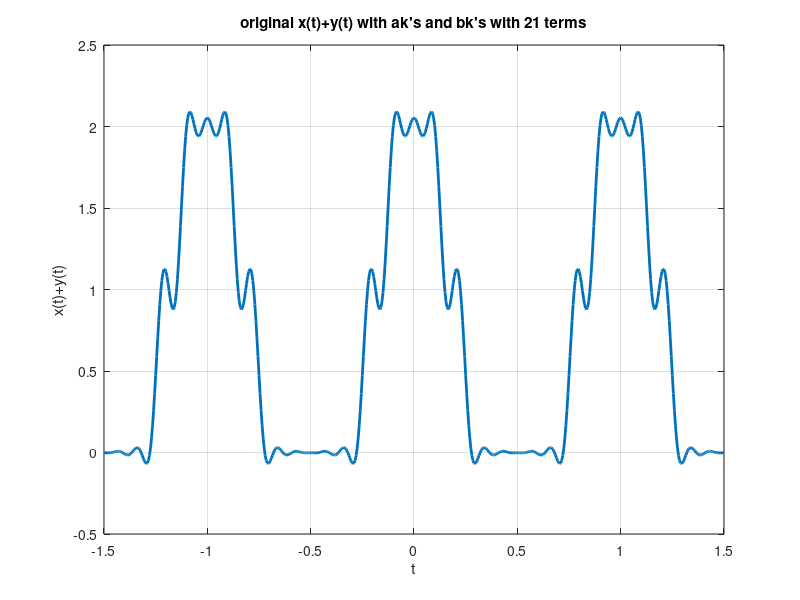
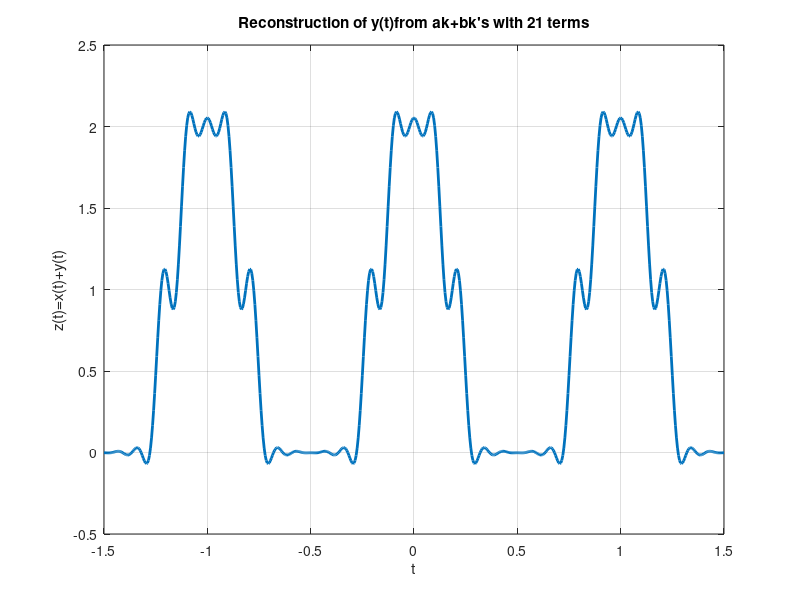

These charts were generated, in order, by the following MATLAB code:
clc; clear; close all;

% ****************************************** ak *******************************************

% FS coefficients of periodic square waves
k = -10:10;
T1 = 0.25;  %duty cycle
T = 1;   
ak = sin(k * 2 * pi * (T1 / T)) ./ (k * pi);
ak(11) = 2 * T1 / T; % Manual correction for a0 ?> ak(51)   means k = zero undefined (NaN)
t = -1.5:0.005:1.5;             %duration of signal 
xt = zeros(1, length(t));       

for k = -10:10
    % ak(k + 51) taking positive values since it is index number which cant be negative
    xt = xt + ak(k + 11) * exp(j * k * 2 * pi / T * t);
    %                      [            xt             ]
    %                                      [  ff=1   ]
    %                                      [  the output will have same frequncy=1 just harmonics will be added]

end

% ****************************************** bk *******************************************
T1 = 0.125;
T = 1;
k = -10:10;
bk = sin(k * 2 * pi * (T1 / T)) ./ (k * pi);
bk(11) = 2 * T1 / T; % Manual correction for b0 ?> bk(51)
% bk (51) : 51 is index number  

yt = zeros(1, length(t));

for k = -10:10
    yt = yt + bk(k + 11) * exp(j * k * 2 * pi / T * t);
end

% *********************************************** linearity property ********************************
sum = xt + yt;
% Application of linearity property of FS
ck = ak + bk;


% ********************************************  Reconstruction with M=50 *************************
% making FS with new coeeficients which is ck 
w0 = 2 * pi / T;
zt = zeros(1, length(t));

for k = -10:10
    zt = zt + ck(k + 11) * exp(j * k * w0 * t);
end


figure(1);
plot(t, real(sum), 'lineWidth', 2);
xlabel('t');
ylabel('x(t)+y(t)');
title('original x(t)+y(t) with ak''s and bk''s with 21 terms');
grid;
figure(2);
plot(t, real(zt), 'lineWidth', 2);
xlabel('t');
ylabel('z(t)=x(t)+y(t)');
title('Reconstruction of y(t)from ak+bk''s with 21 terms');
grid;
